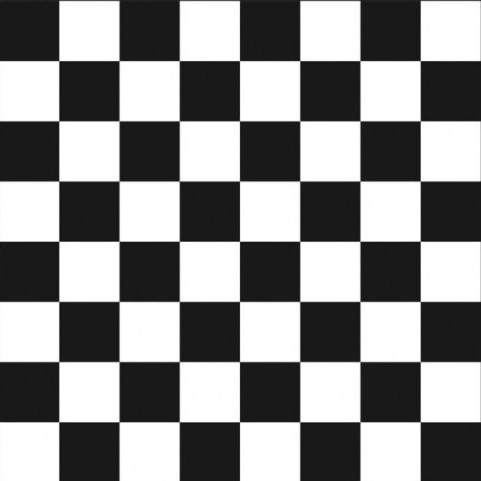
#> input picture color_detection/chessboard.jpg, 481 x 481 px
$ jupyter execute Harris_corner_detection.ipynb
#> lines starting #> are read from the running program, lines starting #| are printed output that depends on the picture; after the words box and inside, x2 and y2 are one past the last pixel; in counts of white or black regions, pixels touching at a corner belong together
[cell 1]
import matplotlib.pyplot as plt
import numpy as np
import cv2
import matplotlib.image as mpimg

image=cv2.imread("chessboard.jpg")
#> image is the input picture: shape (481, 481, 3); min 7, max 255, mean 139.4
# main_image_c=image.copy()
# main_image=cv2.cvtColor(image,cv2.COLOR_BGR2GRAY)
cv2.imshow("truck Image",image)
cv2.waitKey()
cv2.destroyAllWindows()

[cell 2]
img_gray=cv2.cvtColor(image,cv2.COLOR_BGR2GRAY)
corner=cv2.cornerHarris(img_gray,5,3,0.1)
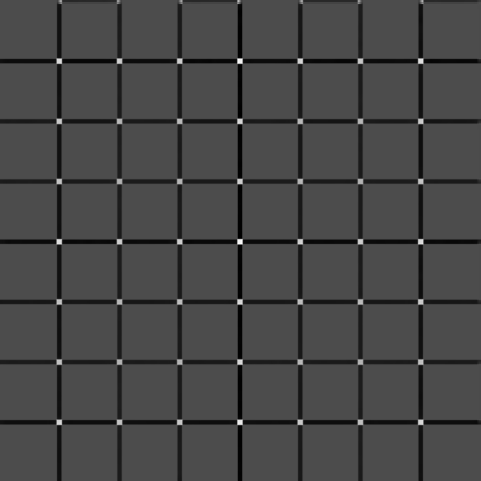
#> corner: shape (481, 481) float32; min -0.00753, max 0.0177, mean -0.000589; drawn with min black and max white
plt.imshow(corner,cmap='gray')
plt.show()

[cell 3]
corner_dilate=cv2.dilate(corner,np.ones((8,8),np.uint8),iterations=1)
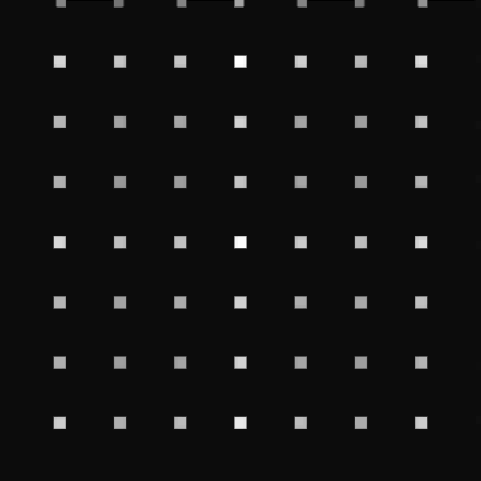
#> corner_dilate: shape (481, 481) float32; min -0.000907, max 0.0177, mean 0.000414; drawn with min black and max white
plt.imshow(corner_dilate,cmap='gray')

[cell 4]
image[corner_dilate>0.01*corner_dilate.max()]=[0,0,255]
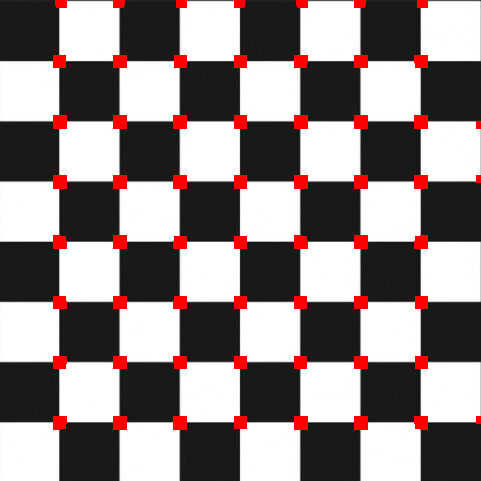
#> image: shape (481, 481, 3); 4.22% of pixels changed, all inside (x1, y1, x2, y2) = (53, 0, 481, 430)
cv2.imshow("image_colored",image)
cv2.waitKey()
cv2.destroyAllWindows()

[cell 5]
image_truck=cv2.imread("truckrr.png")
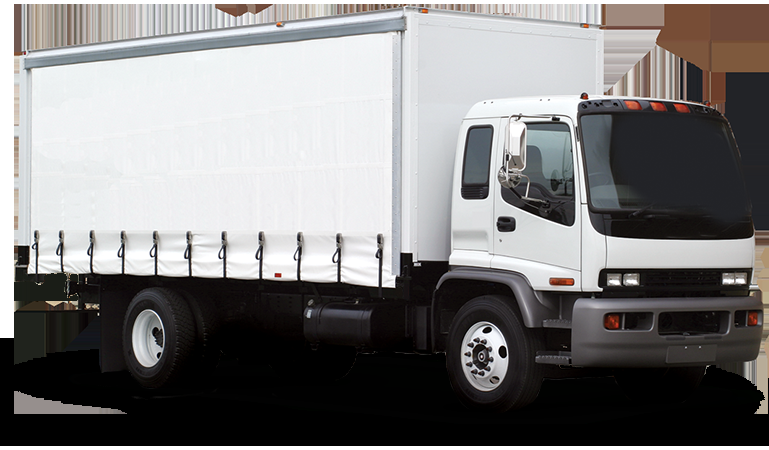
#> input picture color_detection/truckrr.png, 769 x 450 px
#> image_truck is the input picture: shape (450, 769, 3); mean B, G, R 125.2, 125.3, 126.7
cv2.imshow("truck",image_truck)
cv2.waitKey()
cv2.destroyAllWindows()

[cell 6]
image_gray=cv2.cvtColor(image_truck,cv2.COLOR_BGR2GRAY)
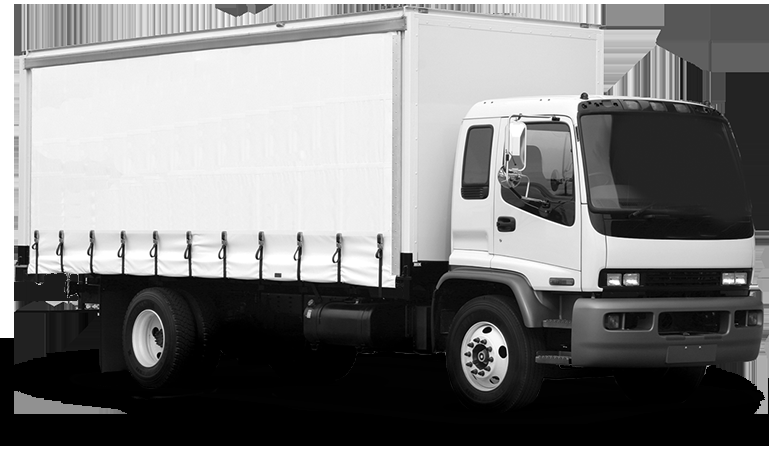
#> image_gray: shape (450, 769); min 0, max 255, mean 125.7

[cell 7]
corners_truck=cv2.cornerHarris(image_gray,7,5,0.1)
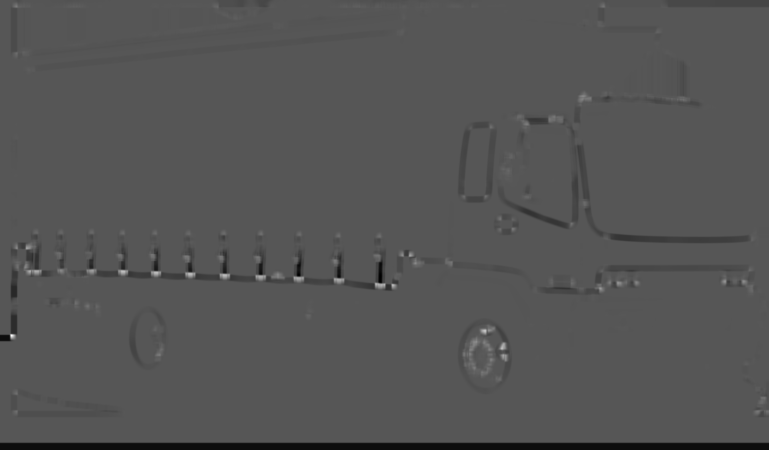
#> corners_truck: shape (450, 769) float32; min -0.969, max 1.89, mean -0.019; drawn with min black and max white
corners_dilate=cv2.dilate(corners_truck,np.ones((8,8),np.uint8),iterations=1)
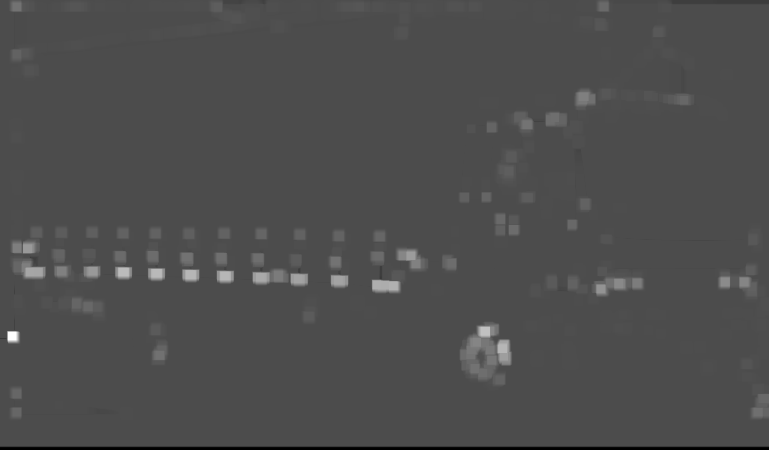
#> corners_dilate: shape (450, 769) float32; min -0.816, max 1.89, mean 0.014; drawn with min black and max white
plt.imshow(corners_dilate,cmap='gray')
plt.show()

[cell 8]
corners_dilate.max()
#> Out = 1.89

[cell 9]
image_color_corners=image_truck.copy()
image_color_corners[corners_dilate>0.03*corners_dilate.max()]=[0,0,255]
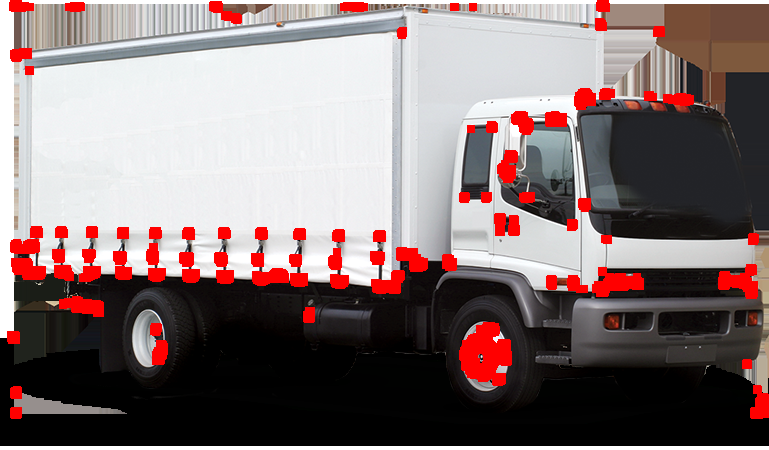
#> image_color_corners: shape (450, 769, 3); 6.17% of pixels changed, all inside (x1, y1, x2, y2) = (7, 0, 769, 419)
